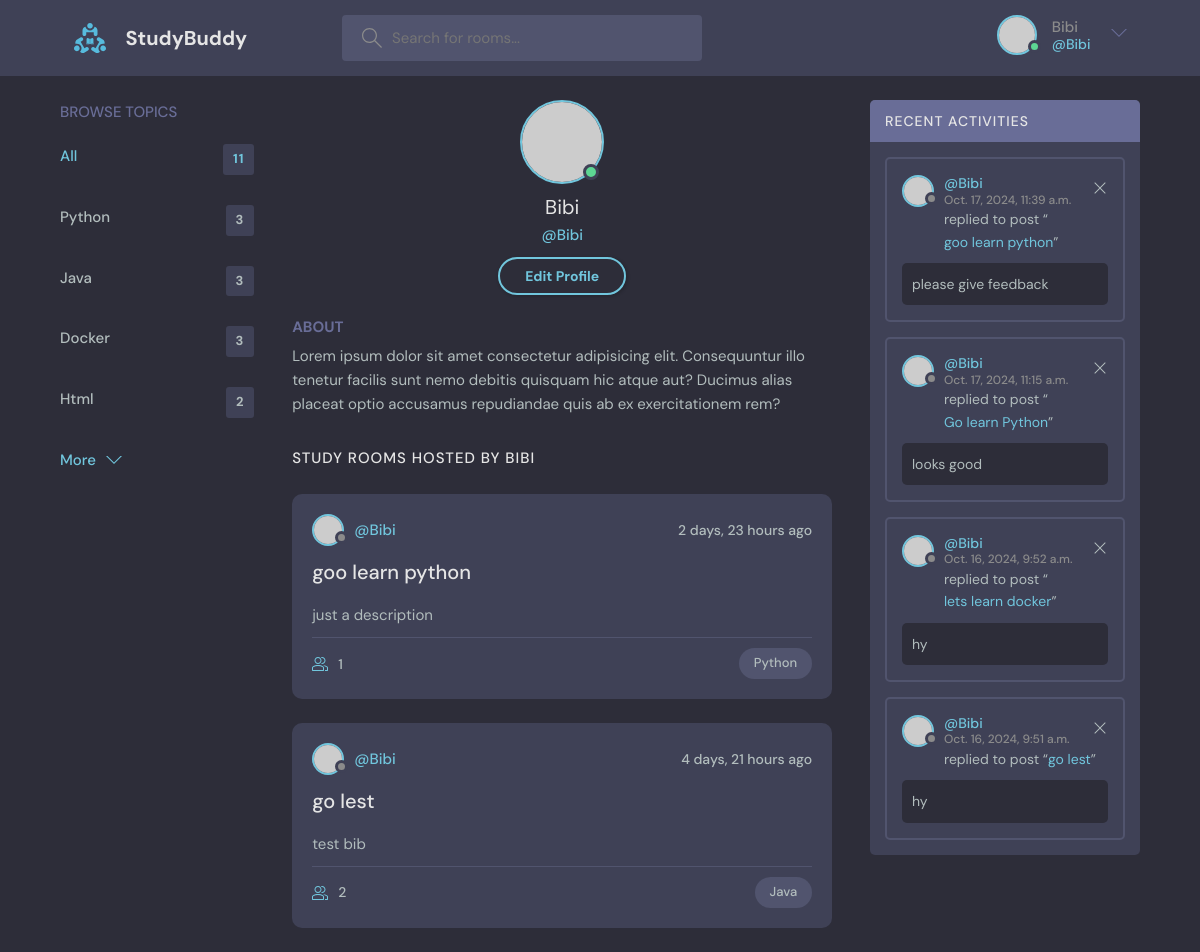
Screenshot of /profile/ (signed in) with the database file from the repository.
### base/models.py (models this page shows, shortened)
class Topics(models.Model):
    name = models.CharField(max_length=200)
    class Meta:
        pass
    def __str__(self):
        return self.name

class Rooms(models.Model):
    host = models.ForeignKey(User,on_delete=models.SET_NULL,null=True)
    topic = models.ForeignKey(Topics,on_delete=models.SET_NULL,null=True)
    name = models.CharField(max_length=200)
    description = models.TextField(max_length=2000)
    participants = models.ManyToManyField(
        User, related_name='participants', blank=True)
    created = models.DateTimeField(auto_now = True)
    updated = models.DateTimeField(auto_now_add=True)
    class Meta:
        ordering = ['-created']

class Message(models.Model):
    User = models.ForeignKey(User,on_delete=models.CASCADE)
    Room = models.ForeignKey(Rooms,on_delete=models.CASCADE)
    body = models.TextField(max_length=2000,null=True)
    created = models.DateTimeField(auto_now= True)
    updated = models.DateTimeField(auto_now_add=True)
    class Meta:
        ordering = ['-created']

### base/views.py (the view)
# urls.py: path('profile/', views.profile_page,name='profile'),
def profile_page(request):
    q = request.GET.get('q') if request.GET.get('q') != None else ''
    topics = Topics.objects.all()
    rooms_count = Rooms.objects.all().count()
    messages = Message.objects.filter(User=request.user)[0:4]
    rooms = Rooms.objects.filter(host=request.user)
    context = {'topics': topics,
               'rooms_count': rooms_count,
               'messages': messages,
               'rooms': rooms,
               }
    return render(request,'profile.html',context)

### templates/profile.html (shortened to what this page needs)
{% extends "main.html" %}
{%block content%}
<main class="layout layout--3">
      <div class="container">
        <div class="topics">
          <div class="topics__header">
            <h2>Browse Topics</h2>
          </div>
          <ul class="topics__list">
            <li>
              <a href="{%url 'topic-room' 'All' %}" class="active">All <span>{{rooms_count}}</span></a>
            </li>
            {%for topic in topics%}
            <li>
              <a href="{%url 'topic-room' topic.name %}">{{topic}} <span>{{topic.rooms_set.all.count}}</span></a>
            </li>
            {% endfor %}
          </ul>
          <a class="btn btn--link" href="topics.html">
            More
            <svg version="1.1" xmlns="http://www.w3.org/2000/svg" width="32" height="32" viewBox="0 0 32 32">
              <title>chevron-down</title>
              <path d="M16 21l-13-13h-3l16 16 16-16h-3l-13 13z"></path>
            </svg>
          </a>
        </div>
        <div class="roomList">
        <div class="profile">
          <div class="profile__avatar">
            <div class="avatar avatar--large active">
              <img src="https://randomuser.me/api/portraits/men/11.jpg" />
            </div>
          </div>
          <div class="profile__info">
            <h3>{{request.user.username}}</h3>
            <p>@{{request.user.username}}</p>
            <a href="{% url 'edit-user'%}" class="btn btn--main btn--pill">Edit Profile</a>
          </div>
          <div class="profile__about">
            <h3>About</h3>
            <p>
              Lorem ipsum dolor sit amet consectetur adipisicing elit. Consequuntur illo tenetur
              facilis sunt nemo debitis quisquam hic atque aut? Ducimus alias placeat optio
              accusamus repudiandae quis ab ex exercitationem rem?
            </p>
          </div>
        </div>
        <div class="roomList__header">
          <div>
            <h2>Study Rooms Hosted by {{request.user.username}}</a>
            </h2>
          </div>
        </div>
        {% for room in rooms %}
        <div class="roomListRoom">
          <div class="roomListRoom__header">
            <a href="profile.html" class="roomListRoom__author">
              <div class="avatar avatar--small">
                <img src="https://randomuser.me/api/portraits/women/11.jpg" />
              </div>
              <span>@{{room.host}}</span>
            </a>
            <div class="roomListRoom__actions">
              <span>{{room.created|timesince}} ago</span>
            </div>
          </div>
          <div class="roomListRoom__content">
            <a href="{% url 'room' room.id %}">{{room.name}}</a>
            <p>
              {{room.description}}
            </p>
          </div>
          <div class="roomListRoom__meta">
            <a href="{% url 'room' room.id %}" class="roomListRoom__joined">
              {{room.participants.count}}
            </a>
            <p class="roomListRoom__topic">{{room.topic}}</p>
          </div>
        </div>
        {%endfor%}
      </div>
        <div class="activities">
          <div class="activities__header">
            <h2>Recent Activities</h2>
          </div>
          {% for message in messages %}
          <div class="activities__box">
            <div class="activities__boxHeader roomListRoom__header">
              <a href="profile.html" class="roomListRoom__author">
                <div class="avatar avatar--small">
                  <img src="https://randomuser.me/api/portraits/women/11.jpg" />
                </div>
                <p>
                  @{{message.User}}
                  <span>{{message.created}}</span>
                </p>
              </a>
              <div class="roomListRoom__actions">
                <a href="#">
                  <svg version="1.1" xmlns="http://www.w3.org/2000/svg" width="32" height="32" viewBox="0 0 32 32">
                    <title>remove</title>
                    <path
                      d="M27.314 6.019l-1.333-1.333-9.98 9.981-9.981-9.981-1.333 1.333 9.981 9.981-9.981 9.98 1.333 1.333 9.981-9.98 9.98 9.98 1.333-1.333-9.98-9.98 9.98-9.981z"
                    ></path>
                  </svg>
                </a>
              </div>
            </div>
            <div class="activities__boxContent">
              <p>replied to post “<a href="room.html">{{message.Room.name}}</a>”</p>
              <div class="activities__boxRoomContent">
                {{message.body}}
              </div>
            </div>
          </div>
          {% endfor %}
        </div>
      </div>
    </main>
{%endblock%}

### templates/main.html (shortened to what this page needs)
{% load static %}
<!DOCTYPE html>
<html lang="en">
  <head>
    <link rel="stylesheet" href="{% static 'style.css' %}" />
  </head>
  <body>
    <header class="header header--loggedIn">
      <div class="container">
        <a href="/" class="header__logo">
          <img src="{% static 'assets/logo.svg' %}" />
          <h1>StudyBuddy</h1>
        </a>
        <form class="header__search" method="GET" action="{%url 'home'%}">
          <label>
            <input name='q' placeholder="Search for rooms..." />
          </label>
        </form>
        <nav class="header__menu">
          {%if not request.user.is_authenticated%}
          <a href="{%url 'login'%}">
            <img src="{%static '/assets/avatar.svg'%}" />
            <p>Login</p>
          </a>
          {%else%}
          <div class="header__user">
            <a href="{% url 'profile' %}">
              <div class="avatar avatar--medium active">
                <img src="https://randomuser.me/api/portraits/men/37.jpg" />
              </div>
              <p>{{request.user.username}} <span>@{{request.user.username}}</span></p>
            </a>
            <button class="dropdown-button">
              <svg version="1.1" xmlns="http://www.w3.org/2000/svg" width="32" height="32" viewBox="0 0 32 32">
                <title>chevron-down</title>
                <path d="M16 21l-13-13h-3l16 16 16-16h-3l-13 13z"></path>
              </svg>
            </button>
          </div>
          {%endif%}
        </nav>
      </div>
    </header>
    {% block content %}
    {% endblock %}
  </body>
</html>

### rows the page displays
Topics: name "Python", rooms_set.all.count "3"
Topics: name "Java", rooms_set.all.count "3"
Topics: name "Docker", rooms_set.all.count "3"
Topics: name "Html", rooms_set.all.count "2"
Rooms: host "Bibi", created "2 days, 23 hours", name "goo learn python", description "just a description", participants.count "1", topic "Python"
Rooms: host "Bibi", created "4 days, 21 hours", name "go lest", description "test bib", participants.count "2", topic "Java"
Message: User "Bibi", created "Oct. 17, 2024, 11:39 a.m.", Room.name "goo learn python", body "please give feedback"
Message: User "Bibi", created "Oct. 17, 2024, 11:15 a.m.", Room.name "Go learn Python", body "looks good"
Message: User "Bibi", created "Oct. 16, 2024, 9:52 a.m.", Room.name "lets learn docker", body "hy"
Message: User "Bibi", created "Oct. 16, 2024, 9:51 a.m.", Room.name "go lest", body "hy"

### other values shown
{{ request.user.username }} "Bibi"
{{ rooms_count }} "11"
{{ request.user.username }} "BIBI"
